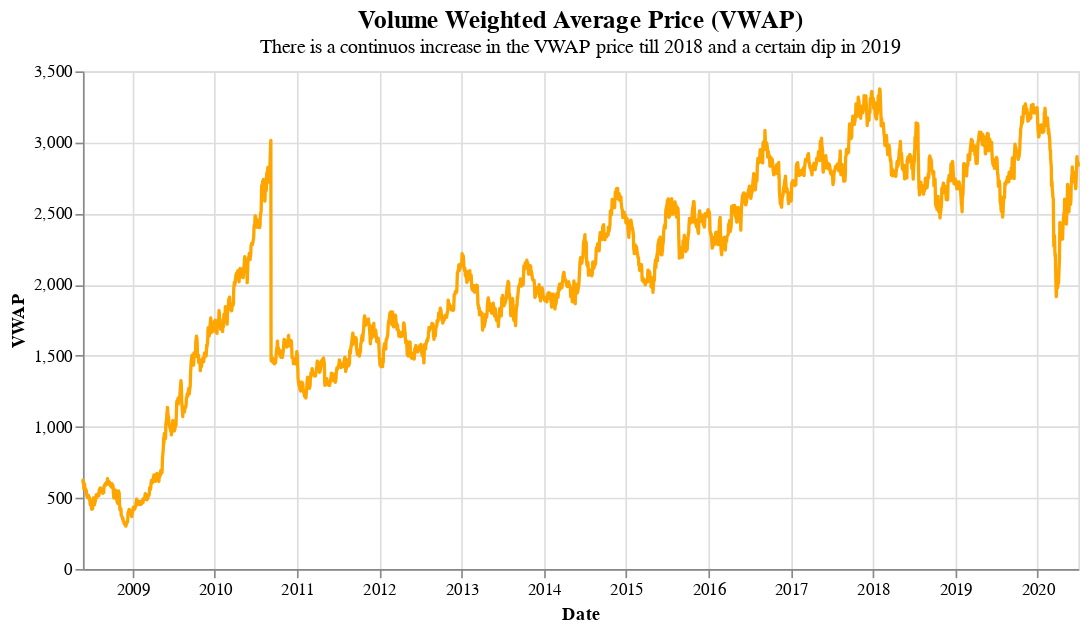

Source (notebook cell):
### Markdown cell above
### Volume Weighted Average Price

### Code cell
bars = alt.Chart(df).mark_trail(color='orange').encode(
    x = 'Date:T',
    y = 'VWAP:Q',
).properties(
    title={
    "text":['Volume Weighted Average Price (VWAP)'],
    "subtitle":['There is a continuos increase in the VWAP price till 2018 and a certain dip in 2019'],
    "fontSize":15,
    "fontWeight": 'bold',
    "font":'Courier New',
    }
)

text = bars.mark_text(
    align='left',
    baseline='middle',
    dx=3  # Nudges text to right so it doesn't appear on top of the bar
)   

(bars + text).properties( height=300, width=600)

### Figure 1 — Vega-Lite specification as saved in the notebook (floating-point values rounded to 4 significant figures; data arrays with more than 128 entries replaced by an {"elided": "..."} marker saying what was removed)
{"config": {"view": {"continuousWidth": 400, "continuousHeight": 300}}, "layer": [{"mark": {"type": "trail", "color": "orange"}, "encoding": {"x": {"field": "Date", "type": "temporal"}, "y": {"field": "VWAP", "type": "quantitative"}}, "title": {"text": ["Volume Weighted Average Price (VWAP)"], "subtitle": ["There is a continuos increase in the VWAP price till 2018 and a certain dip in 2019"], "fontSize": 15, "fontWeight": "bold", "font": "Courier New"}}, {"mark": {"type": "text", "align": "left", "baseline": "middle", "dx": 3}, "encoding": {"x": {"field": "Date", "type": "temporal"}, "y": {"field": "VWAP", "type": "quantitative"}}, "title": {"text": ["Volume Weighted Average Price (VWAP)"], "subtitle": ["There is a continuos increase in the VWAP price till 2018 and a certain dip in 2019"], "fontSize": 15, "fontWeight": "bold", "font": "Courier New"}}], "data": {"name": "data-e7c0a6bdaed1c631a59f0de866540df1"}, "height": 300, "width": 600, "$schema": "https://vega.github.io/schema/vega-lite/v4.17.0.json", "datasets": {"data-e7c0a6bdaed1c631a59f0de866540df1": {"elided": "2993 records"}}}
